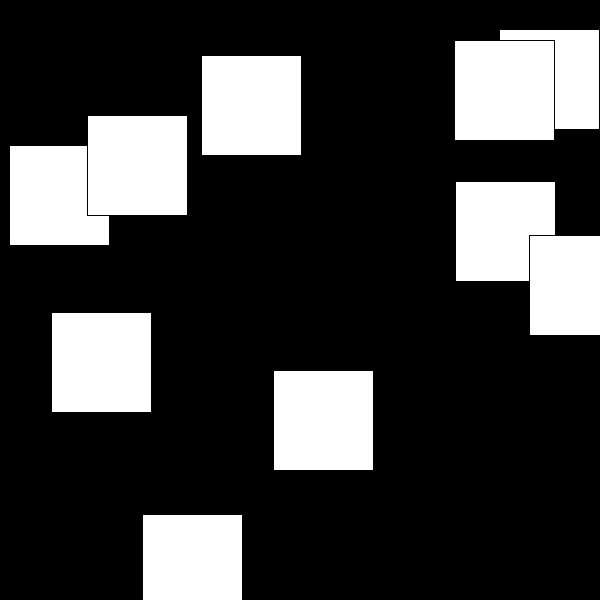
Frame 1 (no input)
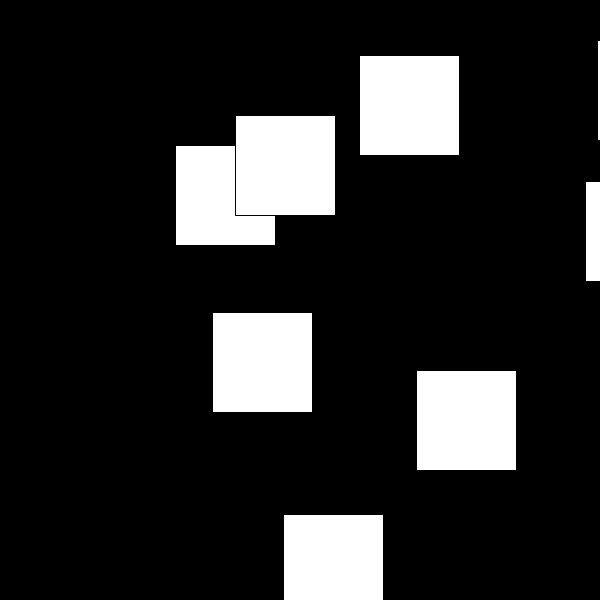
Frame 60 (the mouse pressed at the canvas centre just before this capture)
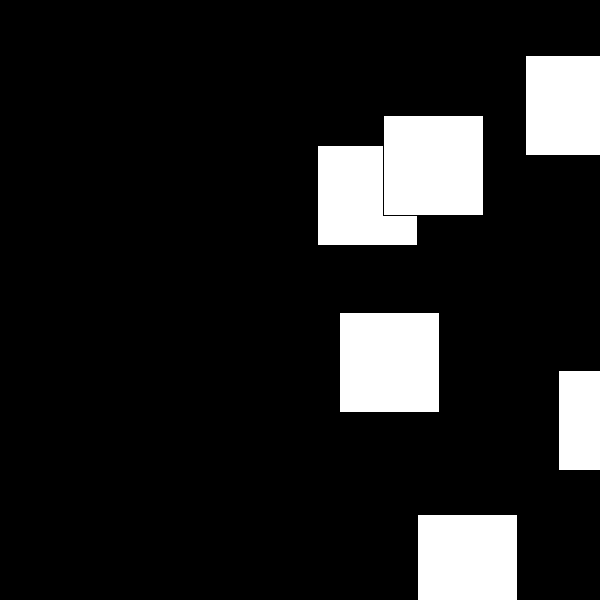
Frame 120 (the mouse held since frame 60 and released just before this capture)

The Processing sketch that drew these frames (run headless with seeded random() and noise(); from frame 60 on, the mouse is pressed at the canvas centre):

// Processing sketch: sketch_class
// ── sketch_class.pde
class Kvadrat {
  float x, y, s;
  Kvadrat(float _x, float _y, float _s){
    this.x = _x;
    this.y = _y;
    this.s = _s;
  }
  
  void draw() {
    rect(this.x,this.y,this.s,this.s);
  }
  
  void right(float _s) {
    this.x+=_s;
  }
}

Clr[] k_array;

void setup()
{
  size(600,600);
  
  k_array = new Clr[10];
  for(int i=0; i<10; i++){
       color _cl=color(random(width), random(height),random(height));
   fill(_cl);
    k_array[i] = new Clr(random(width), random(height), 100.0,_cl);
  }
}

void draw() //<>//
{
  background(0);
  for(int i=0; i<10; i++){
     k_array[i].draw();
     k_array[i].right(random(5));
  }
}

class Clr extends Kvadrat {
 color cl;
 Clr(float _x, float _y, float _s, color _cl){
 super( _x, _y, _s);
 this.cl= _cl;

}
 void draw() {
 
    rect(this.x,this.y,this.s,this.s);
  }
}
